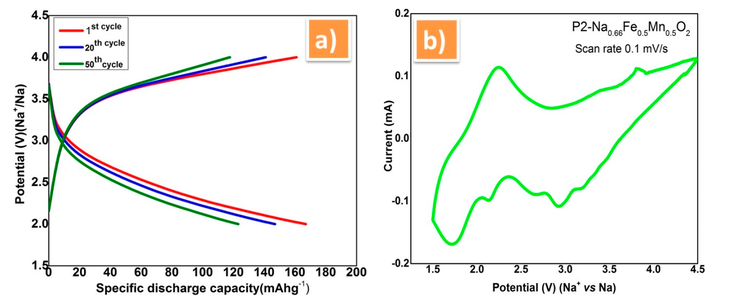
#> input picture physchem/liion/PMC7077619/pdfimages/image.8.3.81_523.164_342/raw.png, 733 x 296 px, shrunk from 1354 x 546 before the run, found by its file name
$ jupyter execute --allow-errors plot_label.ipynb   (shell and % lines are left out)
#> lines starting #> are read from the running program, lines starting #| are printed output that depends on the picture; after the words box and inside, x2 and y2 are one past the last pixel; in counts of white or black regions, pixels touching at a corner belong together
### physchem/labels.py
from scipy.ndimage import label, generate_binary_structure

def filter_less_than(arr, k):
    return arr[np.nonzero(arr < k)]

# [13 lines left out: functions filter_equals, test1, not called in this run]

def label_binary(image_file, img_count=5, thresh=128):
#> called with img_count = 4, thresh = 180
    import os
    import numpy as np
    from PIL import Image
    from scipy.ndimage import label
    im_gray =np.array(Image.open(image_file).convert("L"))
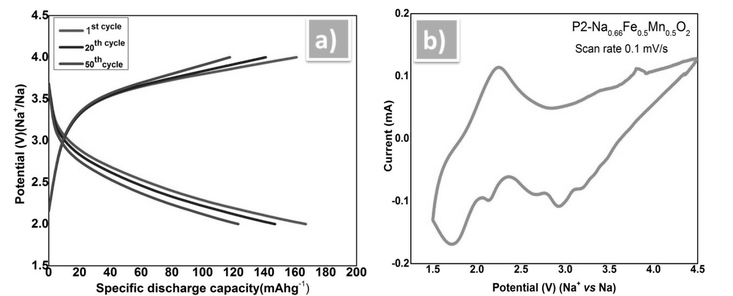
#> im_gray: shape (296, 733); min 0, max 255, mean 240.7

    im_bool = im_gray > thresh
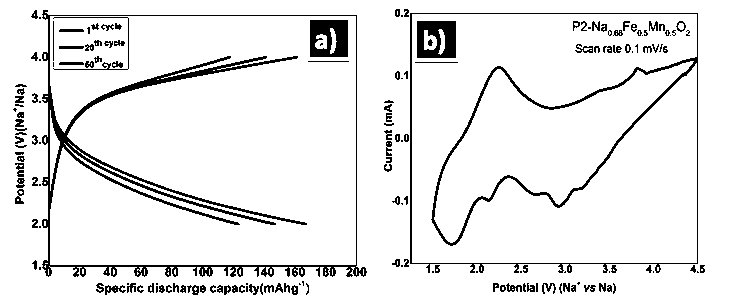
#> im_bool: shape (296, 733) bool; 91.7% white; 166 black regions (48 under 20 px), largest, box (x1, y1, x2, y2) and area: (42, 10, 367, 277) 6810, (410, 13, 698, 273) 3812, (310, 20, 348, 57) 1152
    maxval = 255

    im_bin = (im_gray > thresh) * maxval
    im_invert = (255 - im_bin)

    # https://stackoverflow.com/questions/52078231/get-a-quanity-of-pixels-with-specific-color-at-image-python-opencv

    Image.fromarray(np.uint8(im_bin)).save('numpy_binarization.png')

#    labeled, nr_objects = scipy.ndimage.label(im_bin, output=np.uint8)
#    im_bin_shaped= np.ndarray(shape=im_bin.shape, dtype=np.uint8)

#    labeled, nr_objects = scipy.ndimage.label(im_invert, output=np.uint8)
    labeled, nr_objects = label(im_invert)
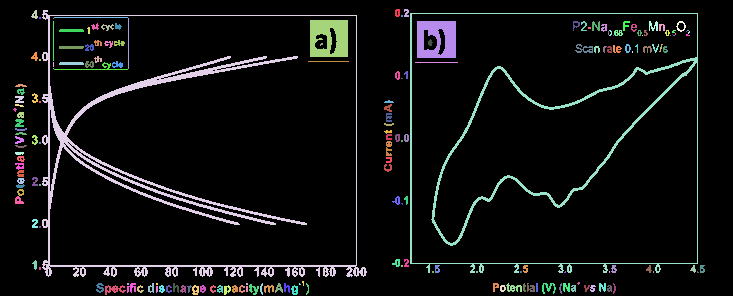
#> labeled: shape (296, 733) int32; 188 distinct labels, from 0 to 187; one colour per label, 0 black
#> nr_objects = 187
    # index regions by size => index
    labels_by_size = {}
    for label in range(nr_objects):
        labels_by_size[np.count_nonzero(labeled == label)] = label;

# still learning this
#    sorted_regions_by_size = {k: v for k, v in sorted(regions_by_size.items(), key=lambda item: (item[0], item[1]), reverse=True)}
    sorted_regions_by_size = []
    labels_by_size_sorted = sorted(labels_by_size.items(), key=lambda item: item[0], reverse=True)
    count = 0
    ncol = 1
    nrow = img_count
    fig, axes = plt.subplots(nrow, ncol, figsize=(8, 8), sharex=True, sharey=True)
    ax = axes.ravel()
    row = 0
    for labels_by_size in labels_by_size_sorted[:img_count]:
        label = labels_by_size[1]

        filtered_image = create_filtered_image(labeled, label, im_gray.shape)
        subplot(ax[count], filtered_image, 'img' + str(count))
        ff8 = filtered_image.astype(np.uint8)
#        Image.fromarray(ff8).show()
        count += 1
        row += 1
#> this loop made 4 passes
#> pass 2, in label_binary, `filtered_image = create_filtered_image(labeled, label, im_gray.shape)`:
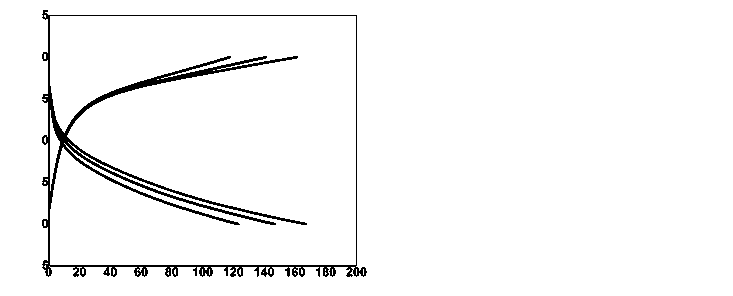
#> filtered_image: shape (296, 733) int64; 96.9% white; 1 black region, box (x1, y1, x2, y2) and area: (42, 10, 367, 277) 6810
#> pass 3, in label_binary, `filtered_image = create_filtered_image(labeled, label, im_gray.shape)`:
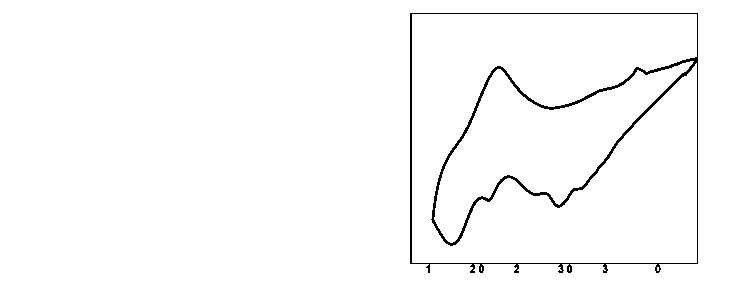
#> filtered_image: shape (296, 733) int64; 98.2% white; black in thin lines or dots, all inside (x1, y1, x2, y2) = (410, 13, 698, 273)
#> after the loop, count = 4; row = 4

import matplotlib.pyplot as plt
import matplotlib.patches as mpatches

from skimage import data
from skimage.filters import threshold_otsu
from skimage.segmentation import clear_border
from skimage.measure import label, regionprops
from skimage.morphology import closing, square
from skimage.color import label2rgb

def create_filtered_image(labeled, label, shape):
    import numpy as np

    #this reduces the size of the image - strips all zeros; can't yet make it work
    # filtered_image = labeled[labeled != label]
    # take the simple route - much slower but works
    filtered_image = np.full(shape, 255)

    # maybe use np.where?
    for r in range(shape[0]):
        for c in range(shape[1]):
            val = labeled[r,c]
            if val == label:
                filtered_image[r,c] = 0

    return filtered_image

def thin_binary(image_file, thresh=180):
#> called with thresh = 180
    from skimage.morphology import skeletonize, thin
    import os
    import numpy as np
    from PIL import Image
    from scipy.ndimage import label


    im_gray =np.array(Image.open(image_file).convert("L"))
    maxval = 255
    im_bin = (im_gray > thresh) * maxval
    im_invert = (255 - im_bin)
    image = im_invert
    # binarize; this is white on black which skeletonize wants
    image = np.where(image > 0, 1, 0)

    skeleton = skeletonize(image)
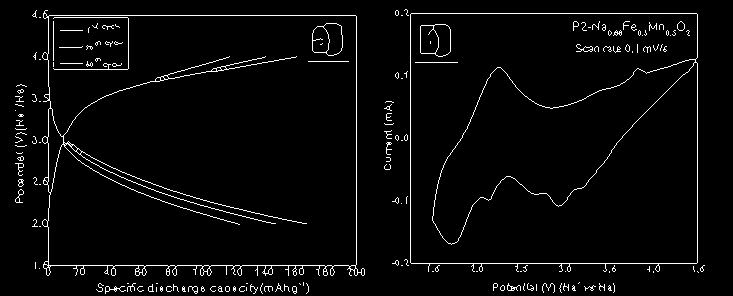
#> skeleton: shape (296, 733) bool; 3.3% white in thin lines or dots
    thinned = thin(image)
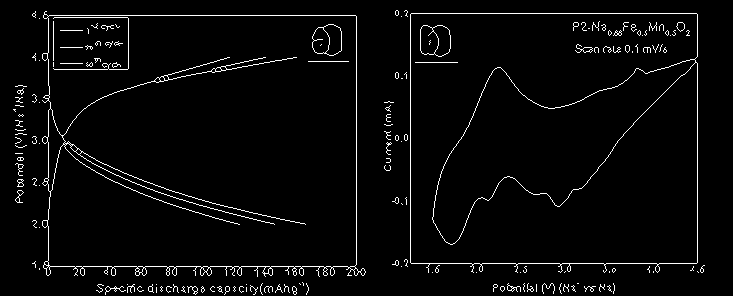
#> thinned: shape (296, 733) bool; 3.3% white in thin lines or dots
    thinned_partial = thin(image, max_iter=25)

    fig, axes = plt.subplots(2, 2, figsize=(8, 8), sharex=True, sharey=True)
    ax = axes.ravel()

    subplot(ax[0], image, 'original')
    subplot(ax[1], skeleton, 'skeleton')
    subplot(ax[2], thinned, 'thinned')
    subplot(ax[3], thinned_partial, 'thinned_partial')

    fig.tight_layout()
    plt.show()
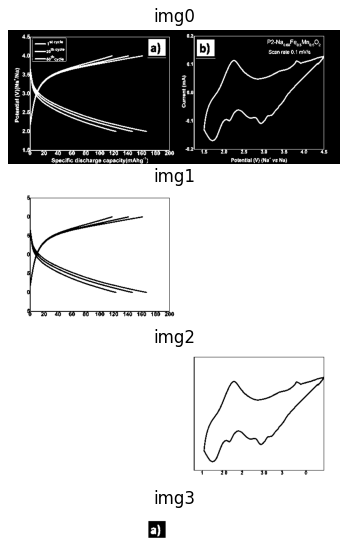
#> figure drawn by matplotlib, 4 panels

def subplot(axi, image, title):
        axi.imshow(image, cmap=plt.cm.gray)
        axi.set_title(title)
        axi.axis('off')


# [31 lines left out: function segments, not called in this run]

### physchem/plot_label.ipynb
[cell 1]

import os
HOME = os.path.expanduser("~")
JUPYTER = os.path.join(HOME, "workspace", "jupyter")
IMAGES = os.path.join(JUPYTER, "physchem", "images")
PHYSCHEM_LIION = os.path.join(JUPYTER, "physchem", "liion")

[cell 2]
from labels import label_binary, thin_binary
PHYSCHEM_IMAGES = os.path.join(JUPYTER, "physchem", "images")
imgdict = {"RED_BLACK" : os.path.join(PHYSCHEM_IMAGES, "red_black_cv.png"),
        "CAPACITY" : os.path.join(PHYSCHEM_IMAGES, "capacitycycle.png"),
        "GREEN" : os.path.join(PHYSCHEM_LIION, 'PMC7077619/pdfimages/image.8.3.81_523.164_342/raw.png'),
        "PANEL2" : os.path.join(PHYSCHEM_LIION, 'PMC7075112/pdfimages/image.5.2.98_499.292_449/raw.png'),
        "PLOT2" : os.path.join(PHYSCHEM_LIION, 'PMC7075112/pdfimages/image.4.3.117_479.722_864/raw.png'),
        "PLOT3" : os.path.join(PHYSCHEM_LIION, 'PMC7074852/pdfimages/image.7.3.86_507.385_495/raw.png'),
        "PLOT32" : os.path.join(PHYSCHEM_LIION, 'PMC7067258/pdfimages/image.5.1.52_283.71_339/raw.png'),
          }

# https://note.nkmk.me/en/python-numpy-opencv-image-binarization/
import scipy.ndimage
from PIL import Image
import numpy as np
from collections import Counter

name = "RED_BLACK"
name = "PLOT2"
name = "GREEN"
print(imgdict.keys())
image_file = imgdict[name]
print("f", image_file, os.path.exists(image_file))
label_binary(image_file, img_count=4, thresh=180)

thin_binary(image_file)

# Label image regions

This example shows how to segment an image with image labelling. The following
steps are applied:

1. Thresholding with automatic Otsu method
2. Close small holes with binary closing
3. Remove artifacts touching image border
4. Measure image regions to filter small objects

[cell 3]
import matplotlib.pyplot as plt
import matplotlib.patches as mpatches

from skimage import data
from skimage.filters import threshold_otsu
from skimage.segmentation import clear_border
from skimage.measure import label, regionprops
from skimage.morphology import closing, square
from skimage.color import label2rgb


# image = data.coins()[50:-50, 50:-50]
# requires grayscale
def labels(image):
    print("OTSU not yet implemented")
    return

    # apply threshold
    thresh = threshold_otsu(image)
    bw = closing(image > thresh, square(3))

    # remove artifacts connected to image border
    cleared = clear_border(bw)

    # label image regions
    label_image = label(cleared)
    # to make the background transparent, pass the value of `bg_label`,
    # and leave `bg_color` as `None` and `kind` as `overlay`
    image_label_overlay = label2rgb(label_image, image=image, bg_label=0)

    fig, ax = plt.subplots(figsize=(10, 6))
    ax.imshow(image_label_overlay)

    for region in regionprops(label_image):
        # take regions with large enough areas
        if region.area >= 100:
            # draw rectangle around segmented coins
            minr, minc, maxr, maxc = region.bbox
            rect = mpatches.Rectangle((minc, minr), maxc - minc, maxr - minr,
                                      fill=False, edgecolor='red', linewidth=2)
            ax.add_patch(rect)

    ax.set_axis_off()
    plt.tight_layout()
    plt.show()

JUPYTER = "/Users/pm286/workspace/jupyter"
import os
import numpy as np
from PIL import Image
imagefile = os.path.join(JUPYTER, "physchem", "images", "red_black_cv.png")
image = Image.open(imagefile).convert('LA')
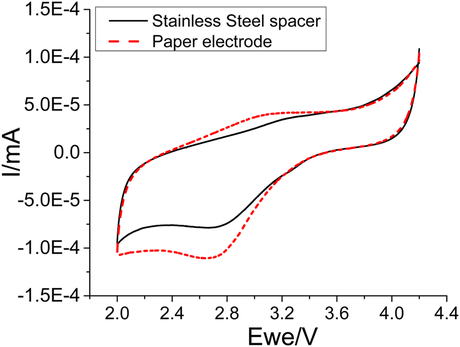
#> input picture physchem/images/red_black_cv.png, 460 x 347 px, shrunk from 850 x 641 before the run, found by its file name
#> image: PIL image 460x347 LA
print("image", type(image))
#| image <class 'PIL.Image.Image'>
labels = labels(image)
print("labels ", labels)
#| labels  None

[cell 4]
print("s")

#> (a cell that did not finish here is left out)
